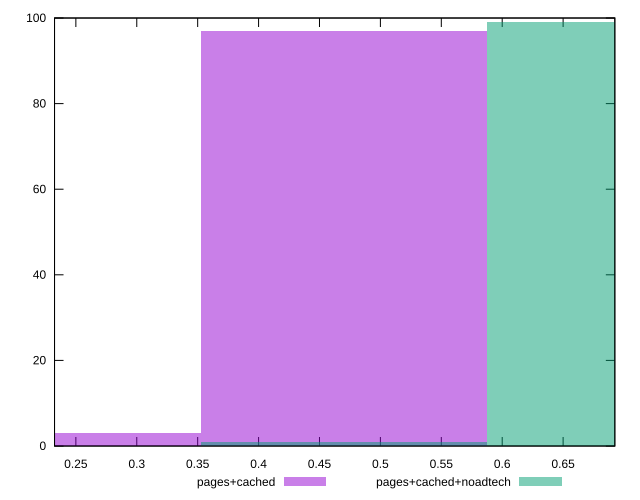

Generate this figure with gnuplot:
reset

$pagesCached <<EOF
0.23498499782028479 3
0.46996999564056957 97
EOF

$pagesCachedNoadtech <<EOF
0.46996999564056957 1
0.7049549934608543 99
EOF

set key outside below
set boxwidth 0.23498499782028479
set xrange [0.23248708341024593:0.6924544600266946]
set yrange [0:100]
set trange [0:100]
set style fill transparent solid 0.5 noborder
set terminal svg size 640, 500 enhanced background rgb 'white'
set output "report_00019_2021-02-10T18-14-37.922Z//meta/pScore/comparison/histogram/1_vs_2.svg"

plot $pagesCached title "pages+cached" with boxes, \
     $pagesCachedNoadtech title "pages+cached+noadtech" with boxes

reset
